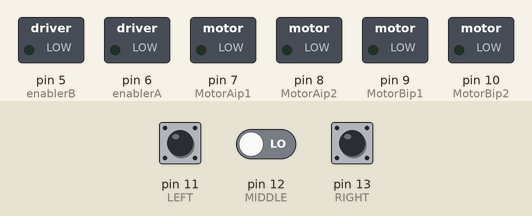
This sketch was run on a simulated Arduino Uno, built with avr-gcc and run on an emulated ATmega328P. Shown: switched loads named in the sketch (green lamp = pin HIGH). The test bench sets the inputs (shaded band); at power-on: pin 11 (LEFT) HIGH, pin 12 (MIDDLE) LOW, pin 13 (RIGHT) HIGH.

Above: at 1.2 s.
1.3 s: pin 11 (LEFT) pulled LOW for 0.15 s
At 2.3 s:
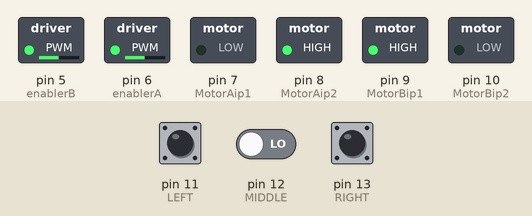
2.9 s: pin 12 (MIDDLE) driven HIGH
At 3.5 s:
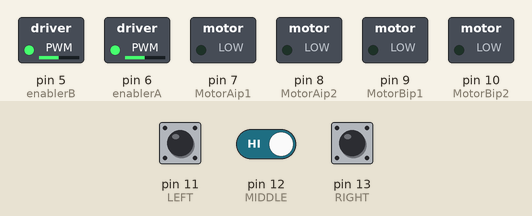
4.4 s: pin 13 (RIGHT) pulled LOW for 0.15 s
At 4.5 s:
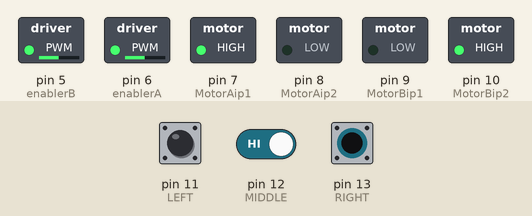
6.1 s: pin 13 (RIGHT) pulled LOW for 3.2 s
At 9.7 s:
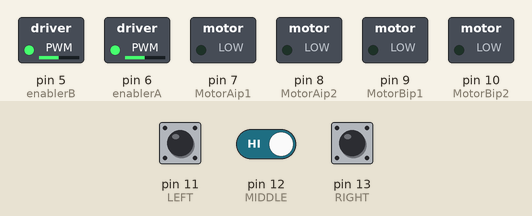
10.8 s: pin 11 (LEFT) pulled LOW for 3.2 s
At 12.1 s:
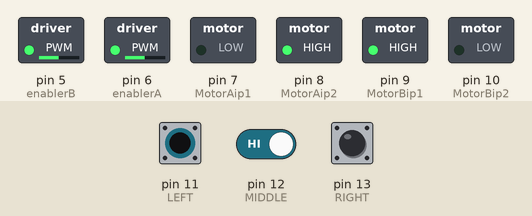
15.5 s: pin 11 (LEFT) driven LOW and pin 13 (RIGHT) driven LOW
At 15.8 s:
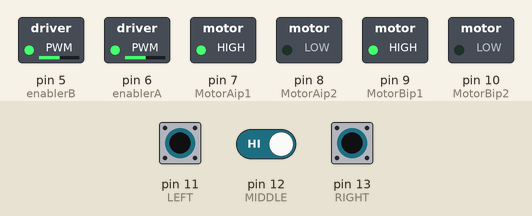
Timing chart, 0 to 18.0 s (numbered marks = the images above; inputs shaded):
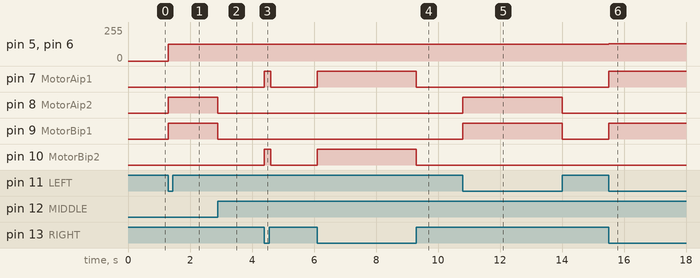

Measured:
- after the input at 1.3 s, pin 5 (enablerB), pin 6 (enablerA): 0/255 → 125/255 at once; pin 8 (MotorAip2), pin 9 (MotorBip1): LOW → HIGH at once
- after the input at 2.9 s, pin 8 (MotorAip2), pin 9 (MotorBip1): HIGH → LOW at once
- after the input at 4.4 s, pin 7 (MotorAip1), pin 10 (MotorBip2): LOW → HIGH at once, → LOW 0.20 s later
- after the input at 6.1 s, pin 7 (MotorAip1), pin 10 (MotorBip2): LOW → HIGH at once, → LOW 3.2 s later
- after the input at 10.8 s, pin 8 (MotorAip2), pin 9 (MotorBip1): LOW → HIGH at once, → LOW 3.2 s later
- after the input at 15.5 s, pin 5 (enablerB), pin 6 (enablerA): 125/255 → 130/255 at once; pin 7 (MotorAip1), pin 9 (MotorBip1): LOW → HIGH at once

The sketch:

codev2.ino
```cpp
int MotorAip1=7; //Right motor
int MotorAip2=8;
int MotorBip1=9; //Left motor
int MotorBip2=10;

int LEFT=11;      //Right sensor
int MIDDLE=12;      //Middle sensor
int RIGHT=13;      //left Sensor

int enablerA = 6;
int enablerB = 5;

//long duration; // variable for the duration of sound wave travel
//int distance;
//int distanceExpect = 12;

int bendspeed = 125;
int bendnudgespeed = 110;
int normspeed = 130;

int detectBlack = LOW;
int notBlack = HIGH;

//int echoPin = 2; // attach pin D2 Arduino to pin Echo of HC-SR04
//int trigPin = 3;

void setup() {
  // put your setup code here, to run once:
  pinMode(MotorAip1,OUTPUT);
  pinMode(MotorAip2,OUTPUT);
  pinMode(MotorBip1,OUTPUT);
  pinMode(MotorBip2,OUTPUT);

  pinMode(enablerA, OUTPUT);
  pinMode(enablerB, OUTPUT);

  //pinMode(trigPin, OUTPUT); // Sets the trigPin as an OUTPUT
  //pinMode(echoPin, INPUT); // Sets the echoPin as an INPUT
  Serial.begin(9600); // // Serial Communication is starting with 9600 of baudrate speed

}

void loop() {
  // put your main code here, to run repeatedly:

//  ultrasonicChecker();
//
//  if (distance == distanceExpect){
//    while(true){
//      stop();
//    }
//  }

  if (digitalRead(LEFT)==detectBlack && digitalRead(MIDDLE)==notBlack && digitalRead(RIGHT)==detectBlack){
    analogWrite(enablerA, normspeed);
    analogWrite(enablerB, normspeed);
    front();

  }else if (digitalRead(LEFT)==detectBlack && digitalRead(MIDDLE)==detectBlack && digitalRead(RIGHT)==detectBlack){
    stop();

  }else if (digitalRead(LEFT)==notBlack && digitalRead(MIDDLE)==notBlack && digitalRead(RIGHT)==notBlack){
    stop();

  }else if (digitalRead(LEFT)==detectBlack && digitalRead(MIDDLE)==notBlack && digitalRead(RIGHT)==notBlack){
    analogWrite(enablerA, bendspeed);
    analogWrite(enablerB, bendspeed);
    left();

  }else if (digitalRead(LEFT)==notBlack && digitalRead(MIDDLE)==notBlack && digitalRead(RIGHT)==detectBlack){
    analogWrite(enablerA, bendspeed);
    analogWrite(enablerB, bendspeed);
    right();

  }else if (digitalRead(LEFT)==detectBlack && digitalRead(MIDDLE)==detectBlack && digitalRead(RIGHT)==notBlack){
    analogWrite(enablerA, bendspeed);
    analogWrite(enablerB, bendspeed);
    left();

  }else if (digitalRead(LEFT)==notBlack && digitalRead(MIDDLE)==detectBlack && digitalRead(RIGHT)==detectBlack){
    analogWrite(enablerA, bendspeed);
    analogWrite(enablerB, bendspeed);
    right();

//  }else if (digitalRead(IR1)==HIGH && digitalRead(IR2)==HIGH && digitalRead(IR3)==LOW){
//    analogWrite(enablerA, bendnudgespeed);
//    analogWrite(enablerB, bendnudgespeed);
//    right();
//
//  }else if (digitalRead(IR1)==LOW && digitalRead(IR2)==HIGH && digitalRead(IR3)==HIGH){
//    analogWrite(enablerA, bendnudgespeed);
//    analogWrite(enablerB, bendnudgespeed);
//    left();
  }

}

//int ultrasonicChecker(){
//  // Clears the trigPin condition
//  digitalWrite(trigPin, LOW);
//  delayMicroseconds(2);
//  // Sets the trigPin HIGH (ACTIVE) for 10 microseconds
//  digitalWrite(trigPin, HIGH);
//  delayMicroseconds(10);
//  digitalWrite(trigPin, LOW);
//  // Reads the echoPin, returns the sound wave travel time in microseconds
//  duration = pulseIn(echoPin, HIGH);
//  // Calculating the distance
//  distance = duration * 0.034 / 2; // Speed of sound wave divided by 2 (go and back)
//  // Displays the distance on the Serial Monitor
//  Serial.print("Distance: ");
//  Serial.print(distance);
//  Serial.println(" cm");
//  return 0;
//}

int front(){
    digitalWrite(MotorAip1,HIGH);
    digitalWrite(MotorAip2,LOW);
    digitalWrite(MotorBip1,HIGH);
    digitalWrite(MotorBip2,LOW);
//    analogWrite (enA, 200);
//    analogWrite (enB, 200);
    delay(100);

    return 0;

}


int left(){
    //Tilt robot towards right by stopping the right wheel and moving the left one
    digitalWrite(MotorAip1,LOW);     // If I want to turn right then the speed of the right wheel should be less than that of the left wheel, here, let a be the right wheel
    digitalWrite(MotorAip2,HIGH);
    digitalWrite(MotorBip1,HIGH);
    digitalWrite(MotorBip2,LOW);
//    analogWrite (enA, 150);
//   analogWrite (enB, 200);
    delay(100);

   return 0;
}

int right(){

    digitalWrite(MotorAip1,HIGH);
    digitalWrite(MotorAip2,LOW);
    digitalWrite(MotorBip1,LOW);
    digitalWrite(MotorBip2,HIGH);
//    analogWrite (enA, 200);
//    analogWrite (enB, 150);
   delay(100);

   return 0;

}


int stop(){
  //Stop both Motors
    digitalWrite(MotorAip1,LOW);
    digitalWrite(MotorAip2,LOW);
    digitalWrite(MotorBip1,LOW);
    digitalWrite(MotorBip2,LOW);
    delay(100);

 }
```
